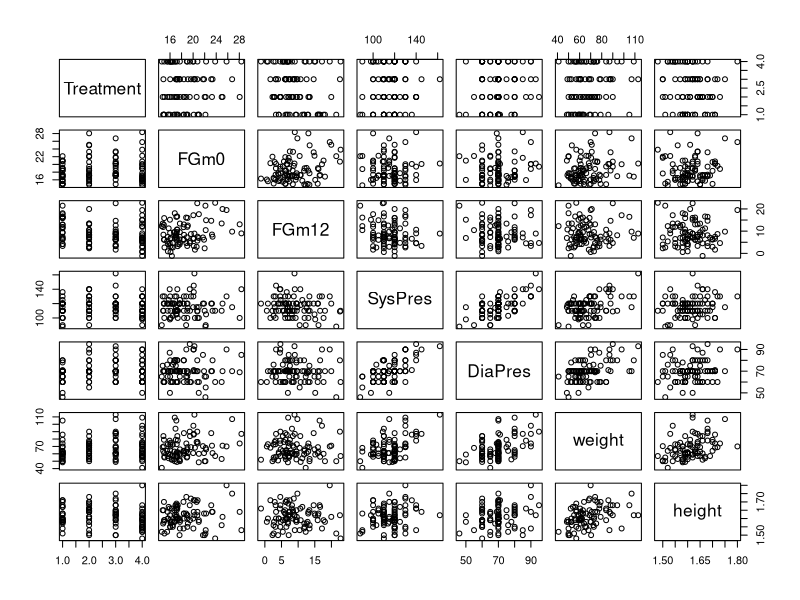
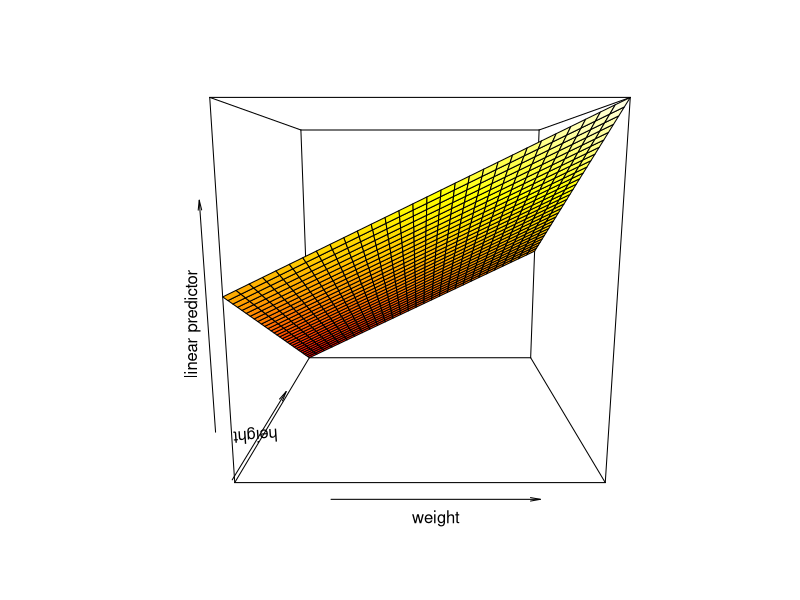
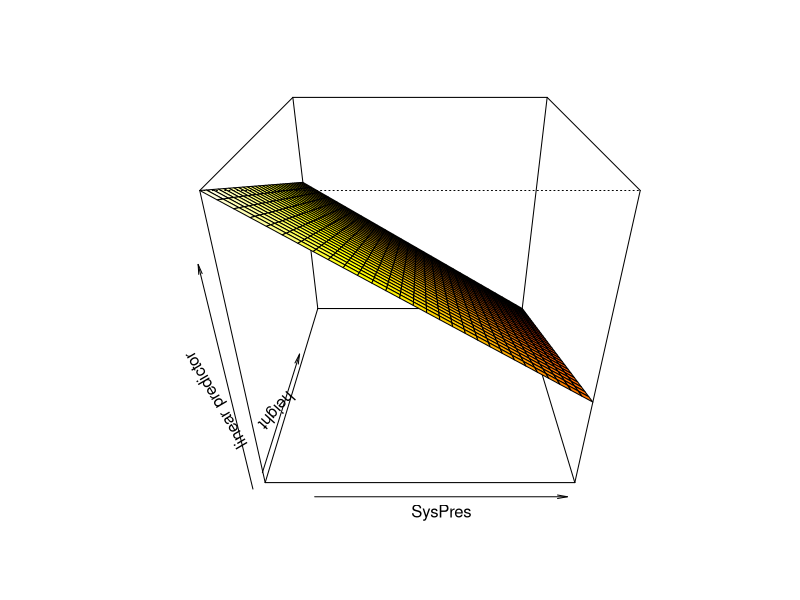
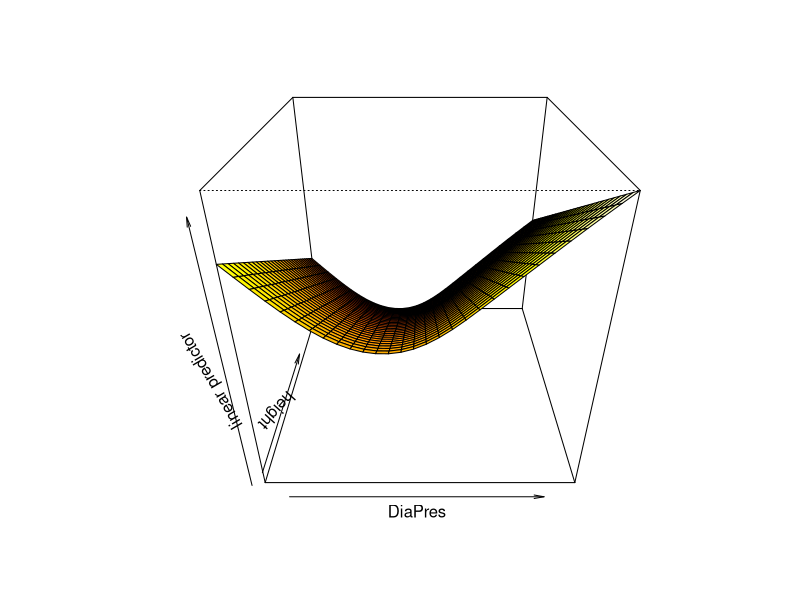
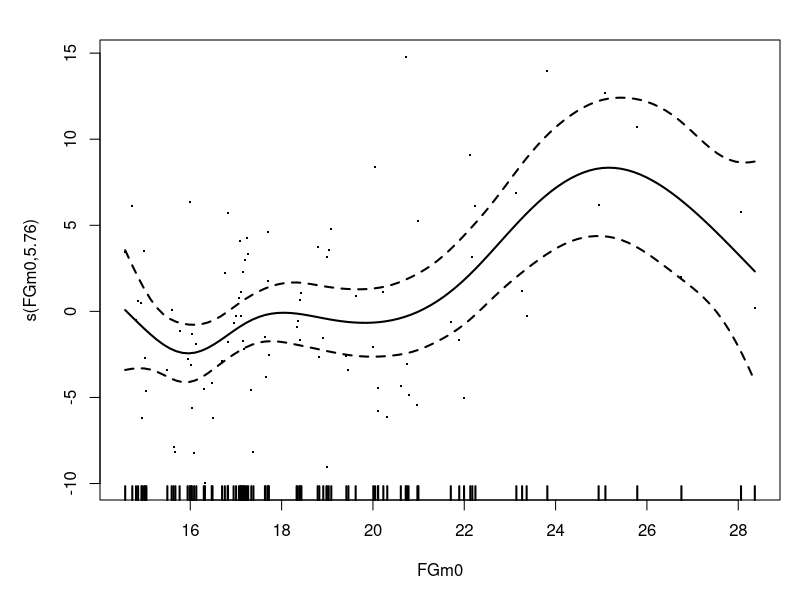
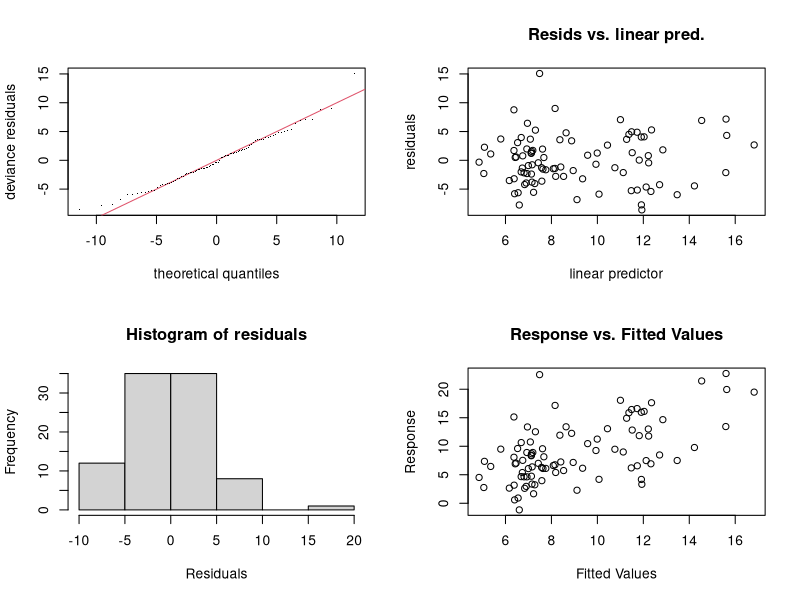
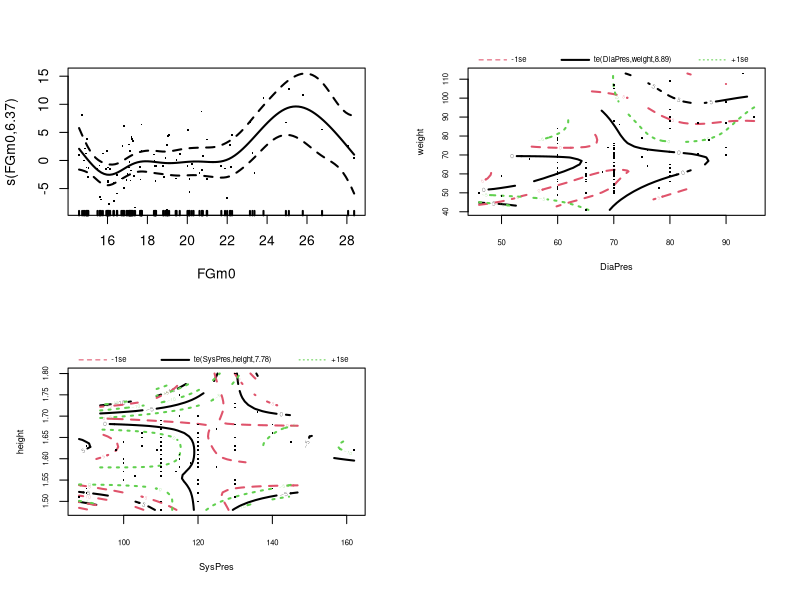
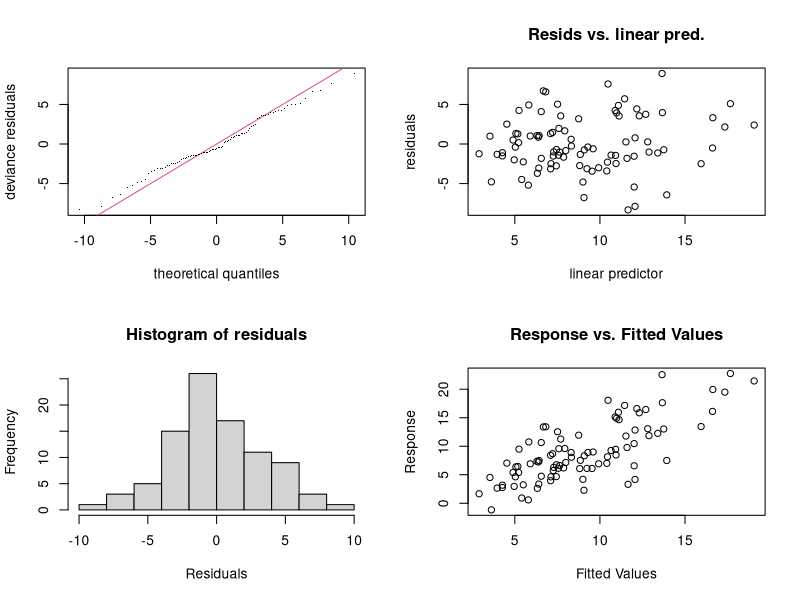

Generate these figures, in order, with R:
## ---- chunk 1
library(mgcv)

hirs <- read.table("hirsutism.dat",header=T, sep="\t",fill=TRUE)
## ---- chunk 2
hirs$Treatment <- as.factor(hirs$Treatment)
data = hirs[,!(names(hirs) %in% c('FGm3','FGm6'))]
data$height <- as.numeric(data$height)
data$FGm12 <- as.numeric(data$FGm12)
data <- na.omit(data)
## ---- chunk 3
plot(data)
nrow(data)
## ---- chunk 4
gam0 <- gam(FGm12 ~ FGm0 + Treatment + SysPres + DiaPres + weight + height, data = data)

summary(gam0)
## ---- chunk 5
gam1 <- gam(FGm12 ~ s(FGm0) + Treatment + s(SysPres) + s(DiaPres) + s(weight) + s(height), data = data)

summary(gam1)
anova(gam0, gam1, test='F')
## ---- chunk 6
vis.gam(gam1, view=c("weight","height"),
        theta = 0, phi = 10, r = sqrt(3), d = 1)

vis.gam(gam1, view=c("SysPres","height"),
        theta = 0, phi = 30, r = sqrt(3), d = 1)

vis.gam(gam1, view=c("DiaPres","height"),
        theta = 0, phi = 30, r = sqrt(3), d = 1)
## ---- chunk 7
gam1.0 <- gam(FGm12 ~ s(FGm0) + Treatment + SysPres + s(DiaPres) + weight + height, data = data)
summary(gam1.0)
anova(gam1, gam1.0, test='F')
## ---- chunk 8
gam1.1 <- gam(FGm12 ~ s(FGm0) + Treatment + SysPres + weight + height, data = data)
summary(gam1.1)
gam1.2 <- gam(FGm12 ~ s(FGm0) + Treatment + SysPres + weight, data = data)
summary(gam1.2)
gam1.3 <- gam(FGm12 ~ s(FGm0) + Treatment + SysPres, data = data)
summary(gam1.3)
gam1.4 <- gam(FGm12 ~ s(FGm0) + Treatment, data = data)
summary(gam1.4)
anova(gam1.4, gam1.0, test='F')
## ---- chunk 9
plot(gam1.4,pages=1,residuals=TRUE, shade=TRUE, cex=2, lwd=2)
## ---- chunk 10
par(mfrow=c(2,2))
gam.check(gam1.4)
## ---- chunk 11
gam2.1 <- gam(FGm12 ~ s(FGm0) + Treatment + te(SysPres, weight) + te(DiaPres, height), data = data)

gam2.2 <- gam(FGm12 ~ s(FGm0) + Treatment + te(DiaPres, weight) + te(SysPres, height), data = data)

gam2.3 <- gam(FGm12 ~ s(FGm0) + Treatment + te(height, weight) + te(SysPres, DiaPres), data = data)

summary(gam2.1)
summary(gam2.2)
summary(gam2.3)
anova(gam2.1, gam2.2, gam2.3, test='F')
## ---- chunk 12
anova(gam1.4, gam2.2, test='F')
## ---- chunk 13
plot(gam2.2,residuals=TRUE, shade=TRUE, cex=2, lwd=2)
## ---- chunk 14
par(mfrow=c(2,2))
gam.check(gam2.2)
## ---- chunk 15
vis.gam(gam2.2,view=c("FGm0","DiaPres"),
        theta = -40, phi = 10, r = sqrt(3), d = 1)
## ---- chunk 16
vis.gam(gam2.2,view=c("FGm0","height"),
        theta = 0, phi = 30, r = sqrt(3), d = 1)
## ---- chunk 17
gam3.1 <- gam(FGm12 ~ s(FGm0, by=Treatment) + Treatment, data=data)
gam3.2 <- gam(FGm12 ~ s(FGm0, by=Treatment) + Treatment + te(DiaPres, weight) + te(SysPres,height), data=data)
summary(gam3.1)
summary(gam3.2)
## ---- chunk 18
anova(gam1.4, gam2.2, gam3.1, gam3.2, test='F')
## ---- chunk 19
anova(gam2.2, gam3.1, gam3.2, test='F')
## ---- chunk 20
anova(gam3.1, gam3.2, test='F')
## ---- chunk 21
gam.final <- gam3.2
par(mfrow=c(2,2))
gam.check(gam.final)
## ---- chunk 22
plot(gam.final,residuals=TRUE, shade=TRUE, cex=2, lwd=2)
## ---- chunk 23
vis.gam(gam2.2,view=c("FGm0","DiaPres"),
        theta = -40, phi = 10, r = sqrt(3), d = 1)
